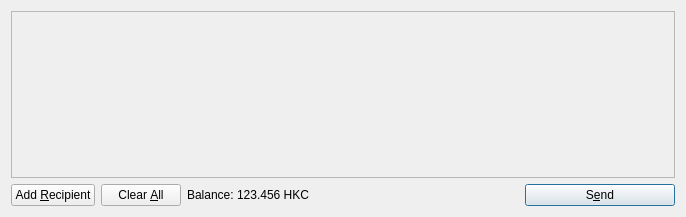
<?xml version="1.0" encoding="UTF-8"?>
<ui version="4.0">
 <class>SendCoinsDialog</class>
 <widget class="QDialog" name="SendCoinsDialog">
  <property name="geometry">
   <rect>
    <x>0</x>
    <y>0</y>
    <width>686</width>
    <height>217</height>
   </rect>
  </property>
  <property name="windowTitle">
   <string>Send Coins</string>
  </property>
  <layout class="QVBoxLayout" name="verticalLayout">
   <item>
    <widget class="QScrollArea" name="scrollArea">
     <property name="widgetResizable">
      <bool>true</bool>
     </property>
     <widget class="QWidget" name="scrollAreaWidgetContents">
      <property name="geometry">
       <rect>
        <x>0</x>
        <y>0</y>
        <width>666</width>
        <height>165</height>
       </rect>
      </property>
      <layout class="QVBoxLayout" name="verticalLayout_2">
       <property name="margin">
        <number>0</number>
       </property>
       <item>
        <layout class="QVBoxLayout" name="entries">
         <property name="spacing">
          <number>6</number>
         </property>
        </layout>
       </item>
       <item>
        <spacer name="verticalSpacer">
         <property name="orientation">
          <enum>Qt::Vertical</enum>
         </property>
         <property name="sizeHint" stdset="0">
          <size>
           <width>20</width>
           <height>40</height>
          </size>
         </property>
        </spacer>
       </item>
      </layout>
     </widget>
    </widget>
   </item>
   <item>
    <layout class="QHBoxLayout" name="horizontalLayout">
     <item>
      <widget class="QPushButton" name="addButton">
       <property name="toolTip">
        <string>Send to multiple recipients at once</string>
       </property>
       <property name="text">
        <string>Add &amp;Recipient</string>
       </property>
       <property name="icon">
        <iconset resource="../hongkongcoin.qrc">
         <normaloff>:/icons/add</normaloff>:/icons/add</iconset>
       </property>
       <property name="autoDefault">
        <bool>false</bool>
       </property>
      </widget>
     </item>
     <item>
      <widget class="QPushButton" name="clearButton">
       <property name="sizePolicy">
        <sizepolicy hsizetype="Minimum" vsizetype="Fixed">
         <horstretch>0</horstretch>
         <verstretch>0</verstretch>
        </sizepolicy>
       </property>
       <property name="toolTip">
        <string>Remove all transaction fields</string>
       </property>
       <property name="text">
        <string>Clear &amp;All</string>
       </property>
       <property name="icon">
        <iconset resource="../hongkongcoin.qrc">
         <normaloff>:/icons/remove</normaloff>:/icons/remove</iconset>
       </property>
       <property name="autoRepeatDelay">
        <number>300</number>
       </property>
       <property name="autoDefault">
        <bool>false</bool>
       </property>
      </widget>
     </item>
     <item>
      <layout class="QHBoxLayout" name="horizontalLayout_2">
       <property name="spacing">
        <number>3</number>
       </property>
       <item>
        <widget class="QLabel" name="label">
         <property name="text">
          <string>Balance:</string>
         </property>
        </widget>
       </item>
       <item>
        <widget class="QLabel" name="labelBalance">
         <property name="cursor">
          <cursorShape>IBeamCursor</cursorShape>
         </property>
         <property name="text">
          <string>123.456 HKC</string>
         </property>
         <property name="textInteractionFlags">
          <set>Qt::LinksAccessibleByMouse|Qt::TextSelectableByKeyboard|Qt::TextSelectableByMouse</set>
         </property>
        </widget>
       </item>
      </layout>
     </item>
     <item>
      <spacer name="horizontalSpacer">
       <property name="orientation">
        <enum>Qt::Horizontal</enum>
       </property>
       <property name="sizeHint" stdset="0">
        <size>
         <width>40</width>
         <height>20</height>
        </size>
       </property>
      </spacer>
     </item>
     <item>
      <widget class="QPushButton" name="sendButton">
       <property name="minimumSize">
        <size>
         <width>150</width>
         <height>0</height>
        </size>
       </property>
       <property name="toolTip">
        <string>Confirm the send action</string>
       </property>
       <property name="text">
        <string>S&amp;end</string>
       </property>
       <property name="icon">
        <iconset resource="../hongkongcoin.qrc">
         <normaloff>:/icons/send</normaloff>:/icons/send</iconset>
       </property>
       <property name="default">
        <bool>true</bool>
       </property>
      </widget>
     </item>
    </layout>
   </item>
  </layout>
 </widget>
 <resources>
  <include location="../hongkongcoin.qrc"/>
 </resources>
 <connections/>
</ui>
